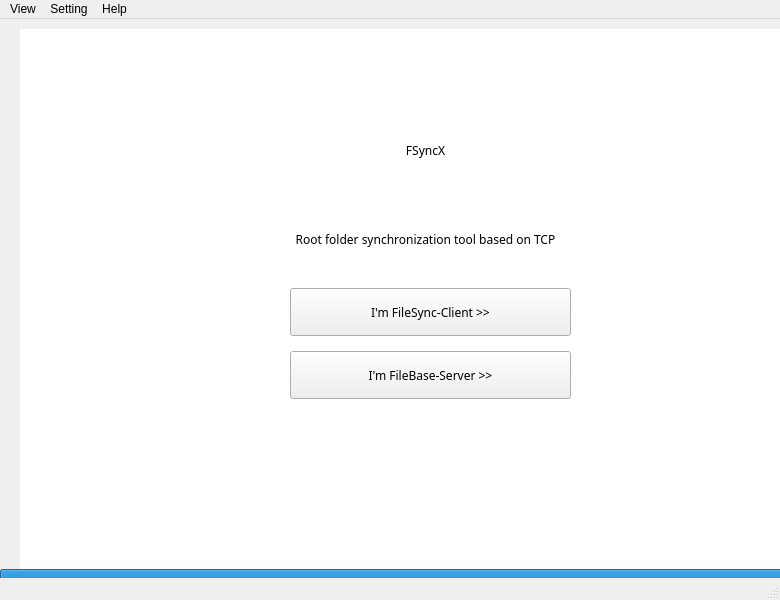
<?xml version="1.0" encoding="UTF-8"?>
<ui version="4.0">
 <class>MainWindow</class>
 <widget class="QMainWindow" name="MainWindow">
  <property name="geometry">
   <rect>
    <x>0</x>
    <y>0</y>
    <width>780</width>
    <height>600</height>
   </rect>
  </property>
  <property name="minimumSize">
   <size>
    <width>400</width>
    <height>300</height>
   </size>
  </property>
  <property name="maximumSize">
   <size>
    <width>780</width>
    <height>600</height>
   </size>
  </property>
  <property name="windowTitle">
   <string>FSyncX</string>
  </property>
  <property name="styleSheet">
   <string notr="true"/>
  </property>
  <widget class="QWidget" name="centralwidget">
   <widget class="QStackedWidget" name="APPPage">
    <property name="geometry">
     <rect>
      <x>20</x>
      <y>10</y>
      <width>771</width>
      <height>541</height>
     </rect>
    </property>
    <property name="font">
     <font>
      <family>Fira Code</family>
     </font>
    </property>
    <property name="styleSheet">
     <string notr="true"/>
    </property>
    <property name="currentIndex">
     <number>0</number>
    </property>
    <widget class="QWidget" name="HomePage">
     <widget class="QGraphicsView" name="graphicsView">
      <property name="geometry">
       <rect>
        <x>-290</x>
        <y>-230</y>
        <width>1081</width>
        <height>871</height>
       </rect>
      </property>
      <property name="styleSheet">
       <string notr="true">
background-image: url(:/app_logo_1024pxPNG.png);
background-repeat:norepeat;
border:0px;</string>
      </property>
     </widget>
     <widget class="QWidget" name="">
      <property name="geometry">
       <rect>
        <x>200</x>
        <y>80</y>
        <width>411</width>
        <height>171</height>
       </rect>
      </property>
      <layout class="QGridLayout" name="LOGO_2">
       <item row="1" column="0">
        <widget class="QLabel" name="LOGO_S">
         <property name="styleSheet">
          <string notr="true">font: 12pt &quot;Gabriola&quot;;</string>
         </property>
         <property name="text">
          <string>Root folder synchronization tool based on TCP</string>
         </property>
         <property name="alignment">
          <set>Qt::AlignCenter</set>
         </property>
        </widget>
       </item>
       <item row="0" column="0">
        <widget class="QLabel" name="LOGO_T">
         <property name="styleSheet">
          <string notr="true">font: 64pt &quot;Ink Free&quot;;
</string>
         </property>
         <property name="text">
          <string>FSyncX</string>
         </property>
         <property name="alignment">
          <set>Qt::AlignCenter</set>
         </property>
        </widget>
       </item>
      </layout>
     </widget>
     <widget class="QWidget" name="">
      <property name="geometry">
       <rect>
        <x>270</x>
        <y>250</y>
        <width>281</width>
        <height>131</height>
       </rect>
      </property>
      <layout class="QGridLayout" name="gridLayout">
       <item row="0" column="0">
        <widget class="QPushButton" name="btnFileSync">
         <property name="minimumSize">
          <size>
           <width>280</width>
           <height>48</height>
          </size>
         </property>
         <property name="styleSheet">
          <string notr="true">font: 9pt &quot;Fira Code&quot;;</string>
         </property>
         <property name="text">
          <string>I'm FileSync-Client &gt;&gt;</string>
         </property>
        </widget>
       </item>
       <item row="1" column="0">
        <widget class="QPushButton" name="btnFileBase">
         <property name="minimumSize">
          <size>
           <width>280</width>
           <height>48</height>
          </size>
         </property>
         <property name="styleSheet">
          <string notr="true">font: 9pt &quot;Fira Code&quot;;</string>
         </property>
         <property name="text">
          <string>I'm FileBase-Server &gt;&gt;</string>
         </property>
        </widget>
       </item>
      </layout>
     </widget>
    </widget>
    <widget class="QWidget" name="SyncPage">
     <widget class="QGroupBox" name="Quick">
      <property name="geometry">
       <rect>
        <x>10</x>
        <y>390</y>
        <width>361</width>
        <height>111</height>
       </rect>
      </property>
      <property name="title">
       <string>Quick</string>
      </property>
      <widget class="QPushButton" name="BtnOpenSyncPath">
       <property name="geometry">
        <rect>
         <x>10</x>
         <y>20</y>
         <width>341</width>
         <height>81</height>
        </rect>
       </property>
       <property name="text">
        <string>Open Sync PATH</string>
       </property>
      </widget>
     </widget>
     <widget class="QGroupBox" name="Debug">
      <property name="geometry">
       <rect>
        <x>380</x>
        <y>390</y>
        <width>381</width>
        <height>111</height>
       </rect>
      </property>
      <property name="title">
       <string>Dubug</string>
      </property>
      <widget class="QTextBrowser" name="TBrwSyncDebug">
       <property name="geometry">
        <rect>
         <x>10</x>
         <y>20</y>
         <width>361</width>
         <height>81</height>
        </rect>
       </property>
       <property name="cursor" stdset="0">
        <cursorShape>ArrowCursor</cursorShape>
       </property>
      </widget>
     </widget>
     <widget class="QGroupBox" name="ConfigGBox">
      <property name="geometry">
       <rect>
        <x>10</x>
        <y>40</y>
        <width>361</width>
        <height>351</height>
       </rect>
      </property>
      <property name="title">
       <string>Config</string>
      </property>
      <widget class="QProgressBar" name="PBarSyncConfig">
       <property name="geometry">
        <rect>
         <x>-30</x>
         <y>40</y>
         <width>411</width>
         <height>301</height>
        </rect>
       </property>
       <property name="font">
        <font>
         <family>Fira Code</family>
        </font>
       </property>
       <property name="value">
        <number>1</number>
       </property>
       <property name="textVisible">
        <bool>false</bool>
       </property>
       <property name="orientation">
        <enum>Qt::Vertical</enum>
       </property>
       <property name="invertedAppearance">
        <bool>true</bool>
       </property>
      </widget>
      <widget class="QGroupBox" name="Sync">
       <property name="geometry">
        <rect>
         <x>0</x>
         <y>230</y>
         <width>361</width>
         <height>101</height>
        </rect>
       </property>
       <property name="title">
        <string>Sync</string>
       </property>
       <widget class="QPushButton" name="BtnStartSync">
        <property name="geometry">
         <rect>
          <x>10</x>
          <y>20</y>
          <width>341</width>
          <height>81</height>
         </rect>
        </property>
        <property name="text">
         <string>Start Sync</string>
        </property>
       </widget>
      </widget>
      <widget class="QGroupBox" name="Connect">
       <property name="geometry">
        <rect>
         <x>0</x>
         <y>110</y>
         <width>361</width>
         <height>101</height>
        </rect>
       </property>
       <property name="title">
        <string>Connect</string>
       </property>
       <widget class="QPushButton" name="BtnConnectToFBase">
        <property name="geometry">
         <rect>
          <x>10</x>
          <y>50</y>
          <width>341</width>
          <height>31</height>
         </rect>
        </property>
        <property name="text">
         <string>Connect to FBase - Server</string>
        </property>
       </widget>
       <widget class="QLineEdit" name="LEditIP">
        <property name="geometry">
         <rect>
          <x>10</x>
          <y>20</y>
          <width>241</width>
          <height>21</height>
         </rect>
        </property>
        <property name="text">
         <string>192.168.1.5</string>
        </property>
       </widget>
       <widget class="QLineEdit" name="LEditPort">
        <property name="geometry">
         <rect>
          <x>260</x>
          <y>20</y>
          <width>91</width>
          <height>21</height>
         </rect>
        </property>
        <property name="text">
         <string>8888</string>
        </property>
       </widget>
      </widget>
      <widget class="QGroupBox" name="SyncPath">
       <property name="geometry">
        <rect>
         <x>0</x>
         <y>20</y>
         <width>361</width>
         <height>81</height>
        </rect>
       </property>
       <property name="title">
        <string>SyncPath</string>
       </property>
       <widget class="QPushButton" name="BtnChoseSyncPath">
        <property name="geometry">
         <rect>
          <x>260</x>
          <y>32</y>
          <width>91</width>
          <height>41</height>
         </rect>
        </property>
        <property name="text">
         <string>ChosePath</string>
        </property>
       </widget>
       <widget class="QTextBrowser" name="TBrwSyncPath">
        <property name="geometry">
         <rect>
          <x>10</x>
          <y>30</y>
          <width>241</width>
          <height>41</height>
         </rect>
        </property>
        <property name="html">
         <string>&lt;!DOCTYPE HTML PUBLIC &quot;-//W3C//DTD HTML 4.0//EN&quot; &quot;http://www.w3.org/TR/REC-html40/strict.dtd&quot;&gt;
&lt;html&gt;&lt;head&gt;&lt;meta name=&quot;qrichtext&quot; content=&quot;1&quot; /&gt;&lt;meta charset=&quot;utf-8&quot; /&gt;&lt;style type=&quot;text/css&quot;&gt;
p, li { white-space: pre-wrap; }
&lt;/style&gt;&lt;/head&gt;&lt;body style=&quot; font-family:'Fira Code'; font-size:9pt; font-weight:400; font-style:normal;&quot;&gt;
&lt;p style=&quot; margin-top:0px; margin-bottom:0px; margin-left:0px; margin-right:0px; -qt-block-indent:0; text-indent:0px;&quot;&gt;NO PATH CHOOSE..&lt;/p&gt;&lt;/body&gt;&lt;/html&gt;</string>
        </property>
       </widget>
      </widget>
     </widget>
     <widget class="QLabel" name="PageLOGO_2">
      <property name="geometry">
       <rect>
        <x>10</x>
        <y>-10</y>
        <width>751</width>
        <height>51</height>
       </rect>
      </property>
      <property name="styleSheet">
       <string notr="true">font: 20pt &quot;Segoe Print&quot;;</string>
      </property>
      <property name="text">
       <string>FileSync- Client</string>
      </property>
      <property name="alignment">
       <set>Qt::AlignCenter</set>
      </property>
     </widget>
     <widget class="QGroupBox" name="groupBox">
      <property name="geometry">
       <rect>
        <x>380</x>
        <y>40</y>
        <width>381</width>
        <height>351</height>
       </rect>
      </property>
      <property name="title">
       <string>Devices UX Board</string>
      </property>
      <widget class="QGraphicsView" name="graphicsView_2">
       <property name="geometry">
        <rect>
         <x>10</x>
         <y>20</y>
         <width>361</width>
         <height>321</height>
        </rect>
       </property>
       <property name="styleSheet">
        <string notr="true">border:0px;</string>
       </property>
      </widget>
      <widget class="QLabel" name="label">
       <property name="geometry">
        <rect>
         <x>90</x>
         <y>100</y>
         <width>71</width>
         <height>71</height>
        </rect>
       </property>
       <property name="contextMenuPolicy">
        <enum>Qt::NoContextMenu</enum>
       </property>
       <property name="styleSheet">
        <string notr="true">background-color: rgb(85, 170, 127);
font: 11pt &quot;Fira Code&quot;;
border-radius: 35px;
color: rgb(255, 255, 255);</string>
       </property>
       <property name="text">
        <string>Client</string>
       </property>
      </widget>
      <widget class="QLabel" name="label_2">
       <property name="geometry">
        <rect>
         <x>210</x>
         <y>160</y>
         <width>71</width>
         <height>71</height>
        </rect>
       </property>
       <property name="contextMenuPolicy">
        <enum>Qt::NoContextMenu</enum>
       </property>
       <property name="styleSheet">
        <string notr="true">background-color: rgb(255, 85, 127);
font: 11pt &quot;Fira Code&quot;;
border-radius: 35px;
color: rgb(255, 255, 255);</string>
       </property>
       <property name="text">
        <string>Server</string>
       </property>
      </widget>
     </widget>
     <zorder>ConfigGBox</zorder>
     <zorder>Quick</zorder>
     <zorder>Debug</zorder>
     <zorder>PageLOGO_2</zorder>
     <zorder>groupBox</zorder>
    </widget>
    <widget class="QWidget" name="BasePage">
     <widget class="QGroupBox" name="Quick_2">
      <property name="geometry">
       <rect>
        <x>10</x>
        <y>390</y>
        <width>361</width>
        <height>111</height>
       </rect>
      </property>
      <property name="title">
       <string>Quick</string>
      </property>
      <widget class="QPushButton" name="BtnOpenBasePath">
       <property name="geometry">
        <rect>
         <x>10</x>
         <y>20</y>
         <width>341</width>
         <height>81</height>
        </rect>
       </property>
       <property name="text">
        <string>Open Base PATH</string>
       </property>
      </widget>
     </widget>
     <widget class="QGroupBox" name="ConfigGBox_2">
      <property name="geometry">
       <rect>
        <x>10</x>
        <y>40</y>
        <width>361</width>
        <height>351</height>
       </rect>
      </property>
      <property name="title">
       <string>Config</string>
      </property>
      <widget class="QProgressBar" name="PBarBaseConfig">
       <property name="geometry">
        <rect>
         <x>-30</x>
         <y>40</y>
         <width>411</width>
         <height>301</height>
        </rect>
       </property>
       <property name="font">
        <font>
         <family>Fira Code</family>
        </font>
       </property>
       <property name="value">
        <number>1</number>
       </property>
       <property name="textVisible">
        <bool>false</bool>
       </property>
       <property name="orientation">
        <enum>Qt::Vertical</enum>
       </property>
       <property name="invertedAppearance">
        <bool>true</bool>
       </property>
      </widget>
      <widget class="QGroupBox" name="groupBox_4">
       <property name="geometry">
        <rect>
         <x>0</x>
         <y>230</y>
         <width>361</width>
         <height>101</height>
        </rect>
       </property>
       <property name="title">
        <string>On Sever Listen</string>
       </property>
       <widget class="QPushButton" name="BtnStartListen">
        <property name="geometry">
         <rect>
          <x>10</x>
          <y>20</y>
          <width>341</width>
          <height>71</height>
         </rect>
        </property>
        <property name="text">
         <string>Start Listen</string>
        </property>
       </widget>
      </widget>
      <widget class="QGroupBox" name="groupBox_5">
       <property name="geometry">
        <rect>
         <x>0</x>
         <y>110</y>
         <width>361</width>
         <height>101</height>
        </rect>
       </property>
       <property name="title">
        <string>GetHost</string>
       </property>
       <widget class="QPushButton" name="pushButton_7">
        <property name="geometry">
         <rect>
          <x>250</x>
          <y>50</y>
          <width>101</width>
          <height>31</height>
         </rect>
        </property>
        <property name="text">
         <string>Share IP</string>
        </property>
       </widget>
       <widget class="QLineEdit" name="LEditServerPort">
        <property name="geometry">
         <rect>
          <x>260</x>
          <y>20</y>
          <width>91</width>
          <height>21</height>
         </rect>
        </property>
        <property name="text">
         <string>8888</string>
        </property>
       </widget>
       <widget class="QTextBrowser" name="TBrwServerHost">
        <property name="geometry">
         <rect>
          <x>10</x>
          <y>20</y>
          <width>241</width>
          <height>21</height>
         </rect>
        </property>
        <property name="html">
         <string>&lt;!DOCTYPE HTML PUBLIC &quot;-//W3C//DTD HTML 4.0//EN&quot; &quot;http://www.w3.org/TR/REC-html40/strict.dtd&quot;&gt;
&lt;html&gt;&lt;head&gt;&lt;meta name=&quot;qrichtext&quot; content=&quot;1&quot; /&gt;&lt;meta charset=&quot;utf-8&quot; /&gt;&lt;style type=&quot;text/css&quot;&gt;
p, li { white-space: pre-wrap; }
&lt;/style&gt;&lt;/head&gt;&lt;body style=&quot; font-family:'Fira Code'; font-size:9pt; font-weight:400; font-style:normal;&quot;&gt;
&lt;p style=&quot; margin-top:0px; margin-bottom:0px; margin-left:0px; margin-right:0px; -qt-block-indent:0; text-indent:0px;&quot;&gt;&lt;span style=&quot; font-size:8pt; color:#5f5f5f;&quot;&gt;Click [Refresh IP] to get...&lt;/span&gt;&lt;/p&gt;&lt;/body&gt;&lt;/html&gt;</string>
        </property>
       </widget>
       <widget class="QPushButton" name="BtnGetIP">
        <property name="geometry">
         <rect>
          <x>10</x>
          <y>50</y>
          <width>231</width>
          <height>31</height>
         </rect>
        </property>
        <property name="text">
         <string>Refresh IP</string>
        </property>
       </widget>
      </widget>
      <widget class="QGroupBox" name="groupBox_6">
       <property name="geometry">
        <rect>
         <x>0</x>
         <y>20</y>
         <width>361</width>
         <height>81</height>
        </rect>
       </property>
       <property name="title">
        <string>BasePath</string>
       </property>
       <widget class="QPushButton" name="BtnChoseBasePath">
        <property name="geometry">
         <rect>
          <x>260</x>
          <y>32</y>
          <width>91</width>
          <height>41</height>
         </rect>
        </property>
        <property name="text">
         <string>ChosePath</string>
        </property>
       </widget>
       <widget class="QTextBrowser" name="TBrwBasePath">
        <property name="geometry">
         <rect>
          <x>10</x>
          <y>30</y>
          <width>241</width>
          <height>41</height>
         </rect>
        </property>
        <property name="tabChangesFocus">
         <bool>false</bool>
        </property>
        <property name="html">
         <string>&lt;!DOCTYPE HTML PUBLIC &quot;-//W3C//DTD HTML 4.0//EN&quot; &quot;http://www.w3.org/TR/REC-html40/strict.dtd&quot;&gt;
&lt;html&gt;&lt;head&gt;&lt;meta name=&quot;qrichtext&quot; content=&quot;1&quot; /&gt;&lt;meta charset=&quot;utf-8&quot; /&gt;&lt;style type=&quot;text/css&quot;&gt;
p, li { white-space: pre-wrap; }
&lt;/style&gt;&lt;/head&gt;&lt;body style=&quot; font-family:'Fira Code'; font-size:9pt; font-weight:400; font-style:normal;&quot;&gt;
&lt;p style=&quot; margin-top:0px; margin-bottom:0px; margin-left:0px; margin-right:0px; -qt-block-indent:0; text-indent:0px;&quot;&gt;&lt;span style=&quot; color:#161616;&quot;&gt;NO PATH CHOOSE..&lt;/span&gt;&lt;/p&gt;&lt;/body&gt;&lt;/html&gt;</string>
        </property>
        <property name="placeholderText">
         <string/>
        </property>
       </widget>
      </widget>
     </widget>
     <widget class="QGroupBox" name="Debug_2">
      <property name="geometry">
       <rect>
        <x>380</x>
        <y>390</y>
        <width>381</width>
        <height>111</height>
       </rect>
      </property>
      <property name="title">
       <string>Dubug</string>
      </property>
      <widget class="QTextBrowser" name="TBrwBaseDebug">
       <property name="geometry">
        <rect>
         <x>10</x>
         <y>20</y>
         <width>361</width>
         <height>81</height>
        </rect>
       </property>
      </widget>
     </widget>
     <widget class="QLabel" name="PageLOGO">
      <property name="geometry">
       <rect>
        <x>10</x>
        <y>-10</y>
        <width>751</width>
        <height>51</height>
       </rect>
      </property>
      <property name="styleSheet">
       <string notr="true">font: 20pt &quot;Segoe Print&quot;;</string>
      </property>
      <property name="text">
       <string>FileBase- Server</string>
      </property>
      <property name="alignment">
       <set>Qt::AlignCenter</set>
      </property>
     </widget>
     <widget class="QGroupBox" name="groupBox_2">
      <property name="geometry">
       <rect>
        <x>380</x>
        <y>40</y>
        <width>381</width>
        <height>351</height>
       </rect>
      </property>
      <property name="title">
       <string>Devices UX Board</string>
      </property>
      <widget class="QGraphicsView" name="graphicsView_3">
       <property name="geometry">
        <rect>
         <x>10</x>
         <y>20</y>
         <width>361</width>
         <height>321</height>
        </rect>
       </property>
       <property name="styleSheet">
        <string notr="true">border:0px;</string>
       </property>
      </widget>
      <widget class="QLabel" name="label_3">
       <property name="geometry">
        <rect>
         <x>220</x>
         <y>180</y>
         <width>71</width>
         <height>71</height>
        </rect>
       </property>
       <property name="contextMenuPolicy">
        <enum>Qt::NoContextMenu</enum>
       </property>
       <property name="styleSheet">
        <string notr="true">background-color: rgb(255, 85, 127);
font: 11pt &quot;Fira Code&quot;;
border-radius: 35px;
color: rgb(255, 255, 255);</string>
       </property>
       <property name="text">
        <string>Server</string>
       </property>
      </widget>
      <widget class="QLabel" name="label_4">
       <property name="geometry">
        <rect>
         <x>100</x>
         <y>120</y>
         <width>71</width>
         <height>71</height>
        </rect>
       </property>
       <property name="contextMenuPolicy">
        <enum>Qt::NoContextMenu</enum>
       </property>
       <property name="styleSheet">
        <string notr="true">background-color: rgb(85, 170, 127);
font: 11pt &quot;Fira Code&quot;;
border-radius: 35px;
color: rgb(255, 255, 255);</string>
       </property>
       <property name="text">
        <string>Client</string>
       </property>
      </widget>
     </widget>
    </widget>
   </widget>
   <widget class="QProgressBar" name="PBarCommon_4">
    <property name="geometry">
     <rect>
      <x>0</x>
      <y>550</y>
      <width>801</width>
      <height>20</height>
     </rect>
    </property>
    <property name="font">
     <font>
      <family>Fira Code</family>
     </font>
    </property>
    <property name="styleSheet">
     <string notr="true">background-color: rgb(79, 190, 159);</string>
    </property>
    <property name="value">
     <number>100</number>
    </property>
    <property name="textVisible">
     <bool>false</bool>
    </property>
   </widget>
  </widget>
  <widget class="QMenuBar" name="menubar">
   <property name="geometry">
    <rect>
     <x>0</x>
     <y>0</y>
     <width>780</width>
     <height>21</height>
    </rect>
   </property>
   <widget class="QMenu" name="menuMenu">
    <property name="title">
     <string>View</string>
    </property>
    <addaction name="actionBackHome"/>
    <addaction name="separator"/>
    <addaction name="actionExit"/>
   </widget>
   <widget class="QMenu" name="menuSetting">
    <property name="title">
     <string>Setting</string>
    </property>
    <addaction name="actionSetting"/>
   </widget>
   <widget class="QMenu" name="menuHelp">
    <property name="title">
     <string>Help</string>
    </property>
    <addaction name="actionHow_to_use"/>
    <addaction name="actionAbout"/>
   </widget>
   <addaction name="menuMenu"/>
   <addaction name="menuSetting"/>
   <addaction name="menuHelp"/>
  </widget>
  <widget class="QStatusBar" name="statusBar"/>
  <action name="actionExit">
   <property name="text">
    <string>Eixt</string>
   </property>
  </action>
  <action name="actionBackHome">
   <property name="icon">
    <iconset resource="icons/APPicons.qrc">
     <normaloff>:/icon_backhome.png</normaloff>:/icon_backhome.png</iconset>
   </property>
   <property name="text">
    <string>BackHome</string>
   </property>
  </action>
  <action name="actionSetting">
   <property name="icon">
    <iconset resource="icons/APPicons.qrc">
     <normaloff>:/icon_Setting.png</normaloff>:/icon_Setting.png</iconset>
   </property>
   <property name="text">
    <string>Setting</string>
   </property>
  </action>
  <action name="actionHow_to_use">
   <property name="icon">
    <iconset resource="icons/APPicons.qrc">
     <normaloff>:/icon_HOW.png</normaloff>:/icon_HOW.png</iconset>
   </property>
   <property name="text">
    <string>How to use</string>
   </property>
  </action>
  <action name="actionAbout">
   <property name="text">
    <string>About</string>
   </property>
  </action>
 </widget>
 <resources>
  <include location="icons/APPicons.qrc"/>
 </resources>
 <connections/>
</ui>
